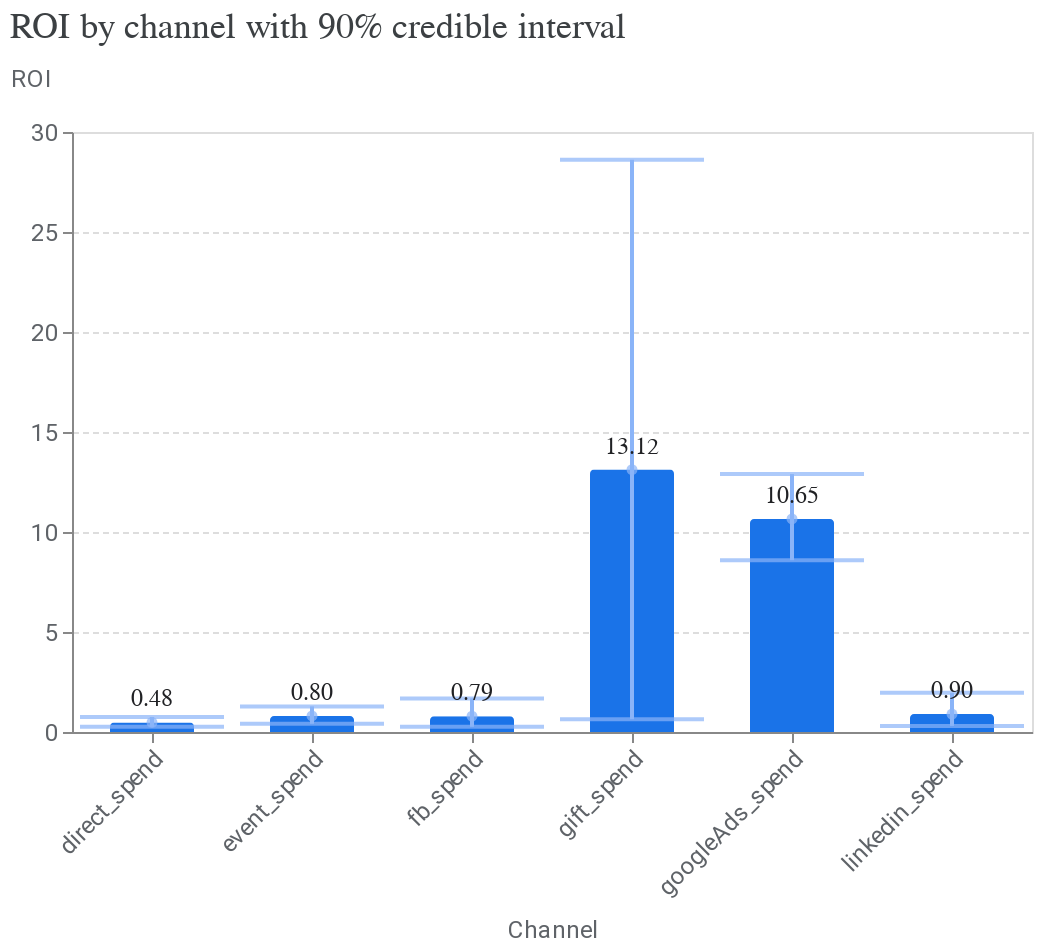

The notebook cell this image was saved under:
### Code cell
media_summary.plot_roi_bar_chart()

### Figure 1 — Vega-Lite specification as saved in the notebook (floating-point values rounded to 4 significant figures)
{"config": {"view": {"continuousWidth": 300, "continuousHeight": 300}, "axis": {"labelColor": "#5F6368", "labelFont": "Roboto", "labelFontSize": 12, "titleColor": "#5F6368", "titleFont": "Roboto", "titleFontSize": 12, "titleFontWeight": "normal", "titlePadding": 10}, "tick": {"bandSize": 10, "thickness": 2}}, "layer": [{"mark": {"type": "bar", "color": "#1A73E8", "cornerRadiusEnd": 2, "size": 42}, "encoding": {"x": {"axis": {"labelAngle": -45}, "field": "channel", "title": "Channel", "type": "nominal"}, "y": {"axis": {"gridDash": [3, 2], "titleAlign": "left", "titleAngle": 0, "titleY": -20}, "field": "roi", "title": "ROI", "type": "quantitative"}}}, {"mark": {"type": "errorbar", "color": "#8AB4F8", "ticks": true}, "encoding": {"strokeWidth": {"value": 2}, "x": {"field": "channel", "type": "nominal"}, "y": {"field": "ci_hi", "title": "ROI", "type": "quantitative"}, "y2": {"field": "ci_lo"}}}, {"mark": {"type": "point", "color": "#8AB4F8", "filled": true, "tooltip": true}, "encoding": {"x": {"field": "channel", "type": "nominal"}, "y": {"field": "roi", "type": "quantitative"}}}, {"mark": {"type": "text", "align": "center", "baseline": "bottom", "color": "#202124", "dy": -5, "fontSize": 12}, "encoding": {"text": {"field": "roi", "format": ".2f", "type": "quantitative"}, "x": {"axis": {"labelAngle": -45}, "field": "channel", "title": "Channel", "type": "nominal"}, "y": {"axis": {"gridDash": [3, 2], "titleAlign": "left", "titleAngle": 0, "titleY": -20}, "field": "roi", "title": "ROI", "type": "quantitative"}}}], "data": {"name": "data-7d24d7b67b8ca4e7710f65d32c7cfc58"}, "title": {"text": "ROI by channel with 90% credible interval", "anchor": "start", "color": "#3C4043", "font": "Google Sans Display", "fontSize": 18, "fontWeight": "normal", "offset": 10}, "width": {"step": 80}, "$schema": "https://vega.github.io/schema/vega-lite/v5.20.1.json", "datasets": {"data-7d24d7b67b8ca4e7710f65d32c7cfc58": [{"channel": "direct_spend", "ci_hi": 0.7458, "ci_lo": 0.2572, "roi": 0.4753}, {"channel": "event_spend", "ci_hi": 1.281, "ci_lo": 0.4107, "roi": 0.8008}, {"channel": "fb_spend", "ci_hi": 1.68, "ci_lo": 0.26, "roi": 0.7923}, {"channel": "gift_spend", "ci_hi": 28.62, "ci_lo": 0.6352, "roi": 13.12}, {"channel": "googleAds_spend", "ci_hi": 12.9, "ci_lo": 8.592, "roi": 10.65}, {"channel": "linkedin_spend", "ci_hi": 1.956, "ci_lo": 0.3037, "roi": 0.8971}]}}
